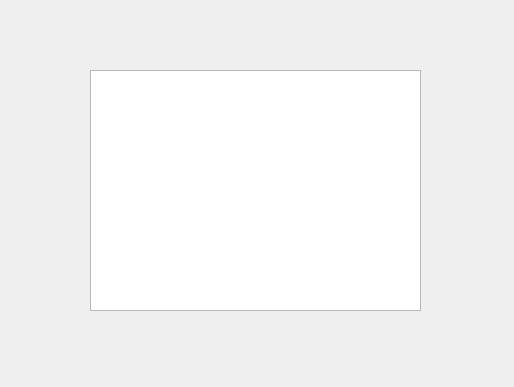
<?xml version="1.0" encoding="UTF-8"?>
<ui version="4.0">
 <class>displayChain</class>
 <widget class="QWidget" name="displayChain">
  <property name="geometry">
   <rect>
    <x>0</x>
    <y>0</y>
    <width>514</width>
    <height>387</height>
   </rect>
  </property>
  <property name="windowTitle">
   <string>Form</string>
  </property>
  <widget class="QListWidget" name="blockList">
   <property name="geometry">
    <rect>
     <x>90</x>
     <y>70</y>
     <width>331</width>
     <height>241</height>
    </rect>
   </property>
  </widget>
 </widget>
 <resources/>
 <connections/>
</ui>
